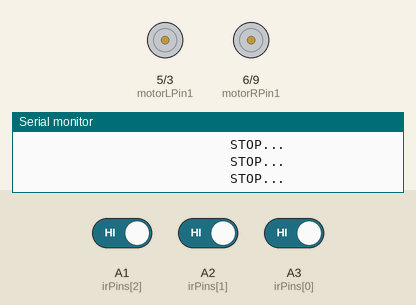
Bench run of a sketch on a simulated Arduino Uno, built with avr-gcc and run on an emulated ATmega328P. On the bench: motor-driver pin pairs drawn as motors (green arrow = first pin HIGH = forward, orange = second pin HIGH = backward, longer = more drive), the last lines printed to the serial monitor. Inputs (shaded band) come from the test bench; at power-on: A1 (irPins[2]) HIGH, A3 (irPins[0]) HIGH, A2 (irPins[1]) HIGH.

Above: at 1.2 s.
1.3 s: A1 (irPins[2]) driven LOW
At 1.8 s:
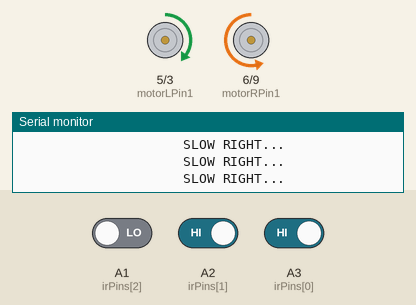
2.8 s: A3 (irPins[0]) driven LOW
At 4.0 s:
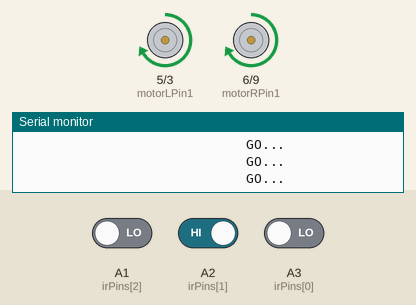
4.3 s: A1 (irPins[2]) driven HIGH
At 5.3 s:
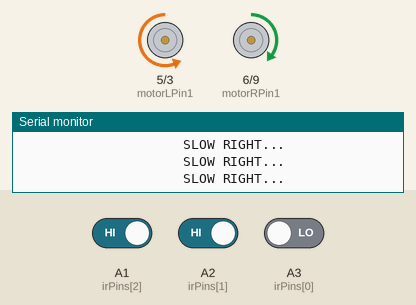
5.8 s: A2 (irPins[1]) driven LOW
At 6.5 s:
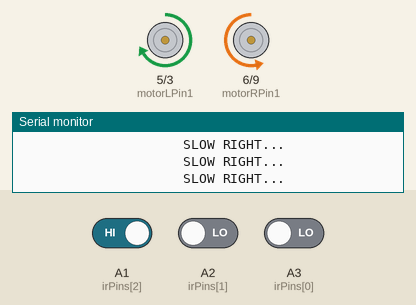
8.8 s: A2 (irPins[1]) driven HIGH
At 10.1 s:
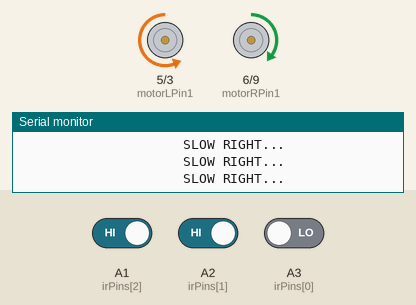
11.8 s: A3 (irPins[0]) driven HIGH
At 12.4 s:
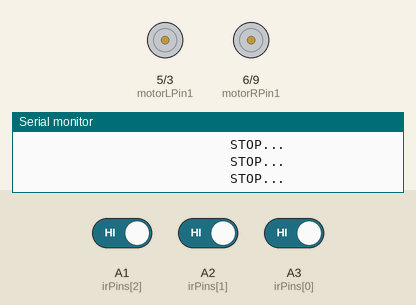
Timing chart, 0 to 14.8 s (numbered marks = the images above; inputs shaded):
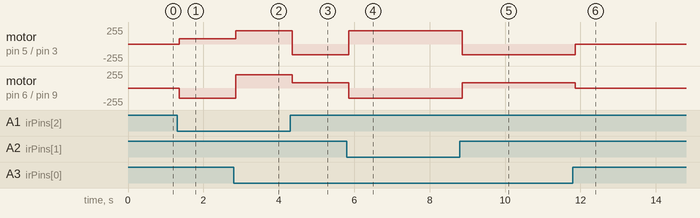

The sketch:

Boat_Bit.ino
```cpp
const int motorRPin1 = 6; // motor +
const int motorRPin2 = 9; // motor -
const int motorLPin1 = 5; // +
const int motorLPin2 = 3; // -

const int irPins[3] = {A3, A2, A1}; //pin dif
int irSensorDigital[3] = {0,0,0};// array variabale
int i,j = 0; // for loop

int irSensors = B000; // bit dif.

int motorLSpeed = 255;//speed full left
int motorRSpeed = 255;//speed full right
int slow = 140;   // speed slow
void setup() {


  Serial.begin(9600); // printing on display

  // Output of motor
  pinMode(motorLPin1,OUTPUT);
  pinMode(motorLPin2,OUTPUT);
  pinMode(motorRPin1,OUTPUT);
  pinMode(motorRPin2,OUTPUT);

  //input from IR array
  for (int i = 0; i <= 2; i++)
  {pinMode(irPins[i], INPUT);}

}

void loop() {
     scan(); // IR return data
     check(); // switch inside function
}

void check( )
{
     switch (irSensors) {

     case B000:
     left();
     break;

     case B100:
     left();
     break;

     case B010:
     go();
     break;

     case B001:
     right();
     break;

     case B110:
     right();
     break;

     case B011:
     left();
     break;

     case B111:
     stopme();
     break;

     default:
     Serial.print("????");

     }
}


void right()  // SLOW Right
{
     Serial.println("                     SLOW RIGHT... ");
     analogWrite(motorRPin1, 80);
     analogWrite(motorRPin2, 0);
     analogWrite(motorLPin1, 0);
     analogWrite(motorLPin2, 160);
}

void left()  // SLOW Right
{
     Serial.println("                     SLOW RIGHT... ");
     analogWrite(motorRPin1, 0);
     analogWrite(motorRPin2, 150);
     analogWrite(motorLPin1, 80);
     analogWrite(motorLPin2, 0);
}


/*void utrun()  // U TRUN
{
     Serial.println("                        U TRUN... ");
     analogWrite(motorRPin1, 100);
     analogWrite(motorRPin2, 0);
     analogWrite(motorLPin1, 0);
     analogWrite(motorLPin2, 120);
}

void left()  // Left
{
     Serial.println("                          LEFT... ");
     analogWrite(motorRPin1, 100);
     analogWrite(motorRPin2, 0);
     analogWrite(motorLPin1, 255);
     analogWrite(motorLPin2, 0);
}
void right()  // Right
{
     Serial.println("                         RIGHT... ");
     analogWrite(motorRPin1, 255);
     analogWrite(motorRPin2, 0);
     analogWrite(motorLPin1, 100);
     analogWrite(motorLPin2, 0);
}
void leftS()  // SLOW Left
{
     Serial.println("                      SLOW LEFT... ");
     analogWrite(motorRPin1, 0);
     analogWrite(motorRPin2, 180);
     analogWrite(motorLPin1, 100);
     analogWrite(motorLPin2, 0);
}
void rightS()  // SLOW Right
{
     Serial.println("                     SLOW RIGHT... ");
     analogWrite(motorRPin1, 100);
     analogWrite(motorRPin2, 0);
     analogWrite(motorLPin1, 0);
     analogWrite(motorLPin2, 180);
}*/
void go()  // Go
{
     Serial.println("                             GO... ");
     analogWrite(motorRPin1, 200);
     analogWrite(motorRPin2, 0);
     analogWrite(motorLPin1, 200);
     analogWrite(motorLPin2, 0);
}
void stopme()  // Stopme
{
     Serial.println("                           STOP... ");
     analogWrite(motorRPin1, 0);
     analogWrite(motorRPin2, 0);
     analogWrite(motorLPin1, 0);
     analogWrite(motorLPin2, 0);
}


void scan()//Scan IR white and black
{
  for ( byte count = 0; count <= 2;count++ )
{
  bitWrite(irSensors, count, digitalRead( irPins[count] ));
}
}
```

Measured:
- after the input at 1.3 s, motor on pin 5 (motorLPin1) / pin 3 (motorLPin2): stopped → forward 80/255 after 0.06 s; motor on pin 6 (motorRPin1) / pin 9 (motorRPin2): stopped → backward 150/255 after 0.06 s
- after the input at 2.8 s, motor on pin 5 (motorLPin1) / pin 3 (motorLPin2): forward 80/255 → forward 200/255 after 0.06 s; motor on pin 6 (motorRPin1) / pin 9 (motorRPin2): backward 150/255 → forward 200/255 after 0.06 s
- after the input at 4.3 s, motor on pin 5 (motorLPin1) / pin 3 (motorLPin2): forward 200/255 → backward 160/255 after 0.06 s; motor on pin 6 (motorRPin1) / pin 9 (motorRPin2): forward 200/255 → forward 80/255 after 0.06 s
- after the input at 5.8 s, motor on pin 5 (motorLPin1) / pin 3 (motorLPin2): backward 160/255 → forward 200/255 after 0.06 s; motor on pin 6 (motorRPin1) / pin 9 (motorRPin2): forward 80/255 → backward 150/255 after 0.06 s
- after the input at 8.8 s, motor on pin 5 (motorLPin1) / pin 3 (motorLPin2): forward 200/255 → backward 160/255 after 0.06 s; motor on pin 6 (motorRPin1) / pin 9 (motorRPin2): backward 150/255 → forward 80/255 after 0.06 s
- after the input at 11.8 s, motor on pin 5 (motorLPin1) / pin 3 (motorLPin2): backward 160/255 → stopped after 0.06 s; motor on pin 6 (motorRPin1) / pin 9 (motorRPin2): forward 80/255 → stopped after 0.06 s
